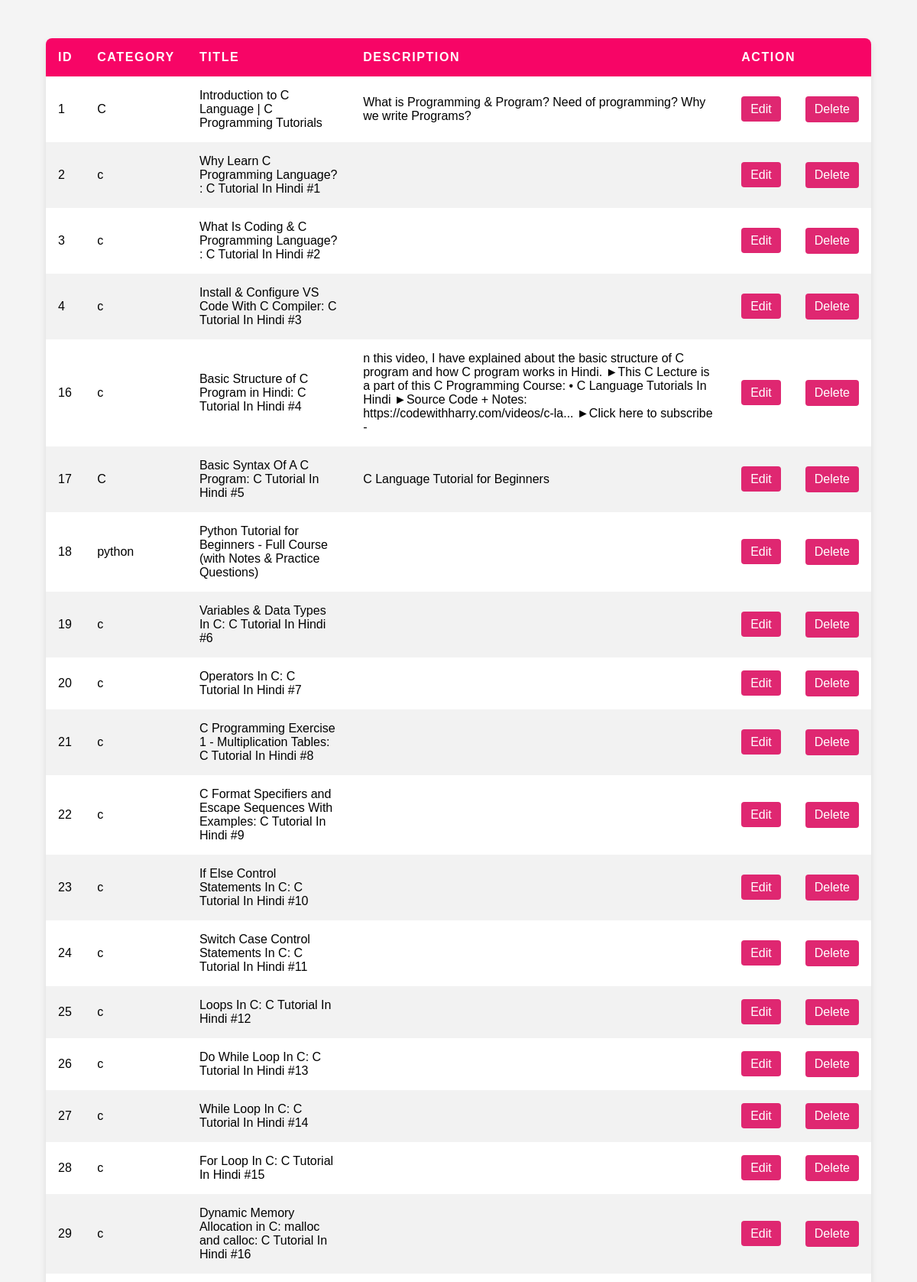
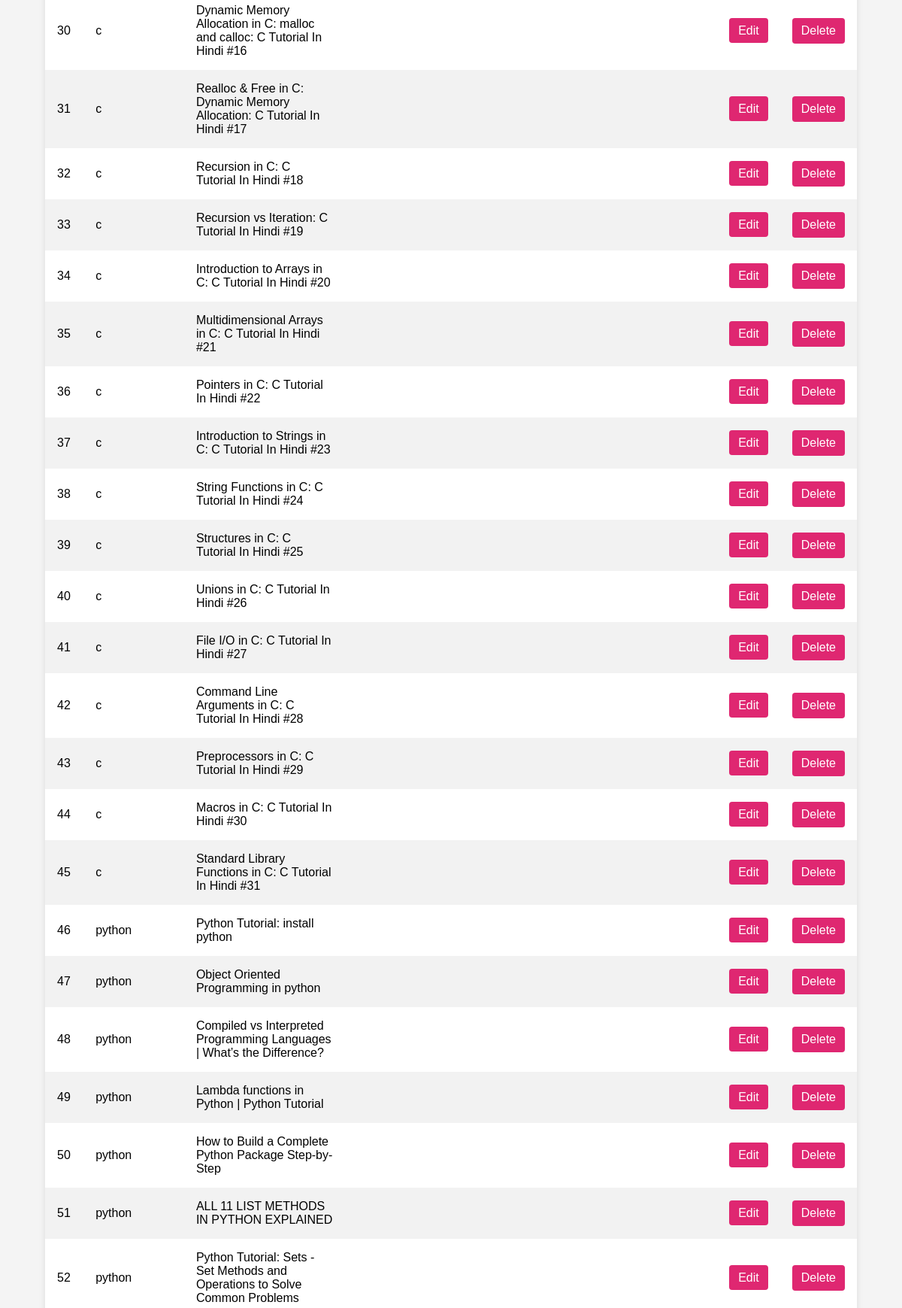
The page /admin/videos/show_video.php (upper part) on the database its author committed (2 pictures, top to bottom).
### tables this page shows
CREATE TABLE `video` (
  `vid` int(11) NOT NULL,
  `link` varchar(300) NOT NULL,
  `category` varchar(100) NOT NULL,
  `title` varchar(100) NOT NULL,
  `description` varchar(300) DEFAULT NULL,
  `thumbnail` varchar(100) DEFAULT NULL
);

### admin/videos/show_video.php (the view, shortened to what this page needs)
<?php
include '../../include/db_connection.php';
$sql = "SELECT vid, category, title, description FROM video";
$result = mysqli_query($c, $sql);
if (mysqli_num_rows($result) > 0) {
    echo "<!DOCTYPE html>
    <html lang='en'>
    <head>
        <meta charset='UTF-8'>
        <meta name='viewport' content='width=device-width, initial-scale=1.0'>
        <title>Video List</title>
        <link rel='stylesheet' href='styles4.css'>
        <script type='text/javascript'>
        function confirmDeletion() {
            return confirm('Are you sure you want to delete this video?');
        }
        </script>
    </head>
    <body>
        <div class='table-container'>
            <table>
                <thead>
                    <tr>
                        <th>ID</th>
                        <th>Category</th>
                        <th>Title</th>
                        <th>Description</th>
                        <th colspan=2>Action</th>
                    </tr>
                </thead>
                <tbody>";
    while ($row = mysqli_fetch_assoc($result)) {
        echo "<tr>
                <td>".$row['vid']."</td>
                <td>".$row['category']."</td>
                <td>".$row['title']."</td>
                <td>".$row['description']."</td>
                <td><a href='update_video.php?vid=".$row['vid']."' class='edit-btn'>Edit</a></td>
                <td>
                    <form action='delete_video.php' method='post' onsubmit='return confirmDeletion();' '>
                        <input type='hidden' name='vid' value='".$row['vid']."'>
                        <button type='submit' class='edit-btn'>Delete</button>
                    </form>
                </td>
            </tr>";
    }
    echo "</tbody>
            </table>
        </div>
    </body>
    </html>";
}
?>

### admin/videos/styles4.css (style rules this page uses)
body { font-family: Arial, sans-serif; background-color: #f4f4f4; margin: 0; padding: 0; }
form { display: flex; flex-direction: column; }
button { padding: 10px 20px; background: #DF2771; color: #fff; border: none; border-radius: 5px; cursor: pointer; font-size: 16px; }
.table-container { width: 90%; margin: 50px auto; background-color: #fff; box-shadow: 0 4px 8px rgba(0,0,0,0.1); border-radius: 8px; overflow: hidden; }
table { width: 100%; border-collapse: collapse; }
thead { background-color: #f70566; color: white; }
th, td { padding: 16px; text-align: left; }
th { text-transform: uppercase; letter-spacing: 0.1em; }
tbody tr:nth-child(even) { background-color: #f2f2f2; }
.edit-btn { text-decoration: none; color: #fff; background-color: #DF2771; padding: 8px 12px; border-radius: 4px; transition: 0.3s; }

### rows shown on the page
video: vid "1", category "C", title "Introduction to C Language | C Programming Tutorials", description "What is Programming & Program? Need of programming? Why we write Programs?"
video: vid "2", category "c", title "Why Learn C Programming Language? : C Tutorial In Hindi #1"
video: vid "3", category "c", title "What Is Coding & C Programming Language? : C Tutorial In Hindi #2"
video: vid "4", category "c", title "Install & Configure VS Code With C Compiler: C Tutorial In Hindi #3"
video: vid "16", category "c", title "Basic Structure of C Program in Hindi: C Tutorial In Hindi #4", description "n this video, I have explained about the basic structure of C program and how C program works in Hindi. ►This C Lecture is a part of this C Programming Course: • C Language Tutorials In Hindi ►Source Code + Notes: https://codewithharry.com/videos/c-la... ►Click here to subscribe -"
video: vid "17", category "C", title "Basic Syntax Of A C Program: C Tutorial In Hindi #5", description "C Language Tutorial for Beginners"
video: vid "18", category "python", title "Python Tutorial for Beginners - Full Course (with Notes & Practice Questions)"
video: vid "19", category "c", title "Variables & Data Types In C: C Tutorial In Hindi #6"
video: vid "20", category "c", title "Operators In C: C Tutorial In Hindi #7"
video: vid "21", category "c", title "C Programming Exercise 1 - Multiplication Tables: C Tutorial In Hindi #8"
video: vid "22", category "c", title "C Format Specifiers and Escape Sequences With Examples: C Tutorial In Hindi #9"
video: vid "23", category "c", title "If Else Control Statements In C: C Tutorial In Hindi #10"
video: vid "24", category "c", title "Switch Case Control Statements In C: C Tutorial In Hindi #11"
video: vid "25", category "c", title "Loops In C: C Tutorial In Hindi #12"
video: vid "26", category "c", title "Do While Loop In C: C Tutorial In Hindi #13"
video: vid "27", category "c", title "While Loop In C: C Tutorial In Hindi #14"
video: vid "28", category "c", title "For Loop In C: C Tutorial In Hindi #15"
video: vid "29", category "c", title "Dynamic Memory Allocation in C: malloc and calloc: C Tutorial In Hindi #16"
video: vid "30", category "c", title "Dynamic Memory Allocation in C: malloc and calloc: C Tutorial In Hindi #16"
video: vid "31", category "c", title "Realloc & Free in C: Dynamic Memory Allocation: C Tutorial In Hindi #17"
video: vid "32", category "c", title "Recursion in C: C Tutorial In Hindi #18"
video: vid "33", category "c", title "Recursion vs Iteration: C Tutorial In Hindi #19"
video: vid "34", category "c", title "Introduction to Arrays in C: C Tutorial In Hindi #20"
video: vid "35", category "c", title "Multidimensional Arrays in C: C Tutorial In Hindi #21"
video: vid "36", category "c", title "Pointers in C: C Tutorial In Hindi #22"
video: vid "37", category "c", title "Introduction to Strings in C: C Tutorial In Hindi #23"
video: vid "38", category "c", title "String Functions in C: C Tutorial In Hindi #24"
video: vid "39", category "c", title "Structures in C: C Tutorial In Hindi #25"
video: vid "40", category "c", title "Unions in C: C Tutorial In Hindi #26"
video: vid "41", category "c", title "File I/O in C: C Tutorial In Hindi #27"
video: vid "42", category "c", title "Command Line Arguments in C: C Tutorial In Hindi #28"
video: vid "43", category "c", title "Preprocessors in C: C Tutorial In Hindi #29"
video: vid "44", category "c", title "Macros in C: C Tutorial In Hindi #30"
video: vid "45", category "c", title "Standard Library Functions in C: C Tutorial In Hindi #31"
video: vid "46", category "python", title "Python Tutorial: install python"
video: vid "47", category "python", title "Object Oriented Programming in python"
video: vid "48", category "python", title "Compiled vs Interpreted Programming Languages | What’s the Difference?"
video: vid "49", category "python", title "Lambda functions in Python | Python Tutorial"
video: vid "50", category "python", title "How to Build a Complete Python Package Step-by-Step"
video: vid "51", category "python", title "ALL 11 LIST METHODS IN PYTHON EXPLAINED"
video: vid "52", category "python", title "Python Tutorial: Sets - Set Methods and Operations to Solve Common Problems"
